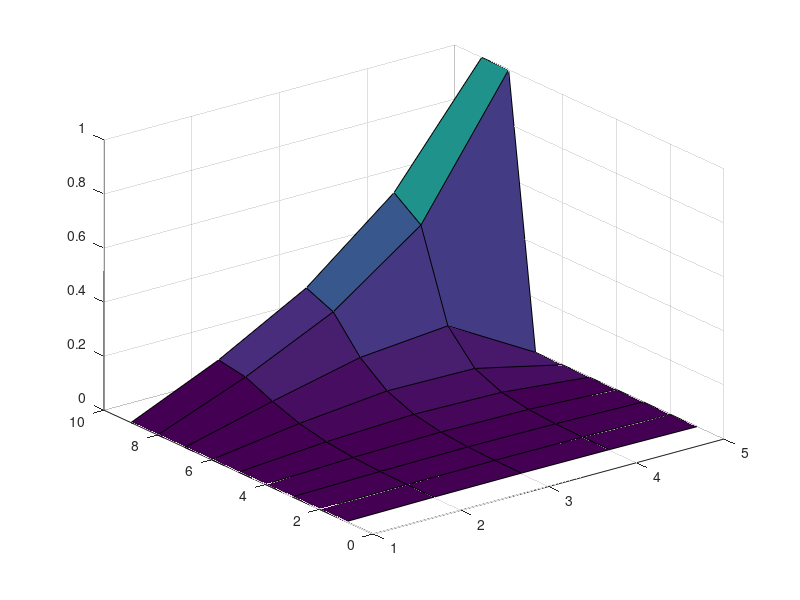

MATLAB code to generate this figure:
nx =9;
ny =5;

A1= zeros(45,45); A2= zeros(45,45); A3= zeros(45,45); A4= zeros(45,45);
b1= zeros(45,1); b2= zeros(45,1); b3= zeros(45,1); b4= zeros(45,1);
S1=0; D1=1; Body1=0;
S2=1; D2=0; Body2=0;
S3=0; D3=0; Body3=1;
S4=1; D4=1; Body4=1;

for i= 1:9
    b1(i,1)=Body1; b2(i,1)=Body2; b3(i,1)=Body3; b4(i,1)=Body4;
    b1(4*nx+1,1)=S1;  b2(4*nx+1,1)=S2; b3(4*nx+1,1)=S3; b4(4*nx+1,1)=S4;
    b1(4*nx+2,1)=S1;  b2(4*nx+2,1)=S2; b3(4*nx+2,1)=S3; b4(4*nx+2,1)=S4;
    b1(4*nx+8,1)=D1;  b2(4*nx+8,1)=D2; b3(4*nx+8,1)=D3; b4(4*nx+8,1)=D4;
    b1(4*nx+9,1)=D1;  b2(4*nx+9,1)=D2; b3(4*nx+9,1)=D3; b4(4*nx+9,1)=D4;
end

for i=2:8
    for j=2:4
        A1((j-1)*nx+i,(j-1)*nx+i+1) =1; A2((j-1)*nx+i,(j-1)*nx+i-1) =1; A3((j-1)*nx+i,(j-1)*nx+i-1) =1; A4((j-1)*nx+i,(j-1)*nx+i-1) =1;
        A1((j-1)*nx+i,(j)*nx+i) =1; A2((j-1)*nx+i,(j)*nx+i) =1; A3((j-1)*nx+i,(j)*nx+i) =1; A4((j-1)*nx+i,(j)*nx+i) =1;
        A1((j-1)*nx+i,(j-1)*nx+i) =-4; A2((j-1)*nx+i,(j-1)*nx+i) =-4; A3((j-1)*nx+i,(j-1)*nx+i) =-4; A4((j-1)*nx+i,(j-1)*nx+i) =-4;
        A1((j-1)*nx+i,(j-1)*nx+i-1) =1;  A2((j-1)*nx+i,(j-1)*nx+i-1) =1;  A3((j-1)*nx+i,(j-1)*nx+i-1) =1;  A4((j-1)*nx+i,(j-1)*nx+i-1) =1;
        A1((j-1)*nx+i,(j-2)*nx+i) =1; A2((j-1)*nx+i,(j-2)*nx+i) =1; A3((j-1)*nx+i,(j-2)*nx+i) =1; A4((j-1)*nx+i,(j-2)*nx+i) =1;
    end
end
for j=2:4
    A1((j-1)*nx+1,(j-1)*nx+2) =1; A2((j-1)*nx+1,(j-1)*nx+2) =1; A3((j-1)*nx+1,(j-1)*nx+2) =1; A4((j-1)*nx+1,(j-1)*nx+2) =1;
    A1((j-1)*nx+1,(j-1)*nx+1) =-2; A2((j-1)*nx+1,(j-1)*nx+1) =-2; A3((j-1)*nx+1,(j-1)*nx+1) =-2; A4((j-1)*nx+1,(j-1)*nx+1) =-2;
    A1((j-1)*nx+1,(j)*nx+1) =0.5; A2((j-1)*nx+1,(j)*nx+1) =0.5; A3((j-1)*nx+1,(j)*nx+1) =0.5; A4((j-1)*nx+1,(j)*nx+1) =0.5;
    A1((j-1)*nx+1,(j-2)*nx+1) =0.5; A2((j-1)*nx+1,(j-2)*nx+1) =0.5; A3((j-1)*nx+1,(j-2)*nx+1) =0.5; A4((j-1)*nx+1,(j-2)*nx+1) =0.5;
    A1((j-1)*nx+9,(j-1)*nx+8) =1; A2((j-1)*nx+9,(j-1)*nx+8) =1; A3((j-1)*nx+9,(j-1)*nx+8) =1; A4((j-1)*nx+9,(j-1)*nx+8) =1;
    A1((j-1)*nx+9,(j-1)*nx+9) =-2;  A2((j-1)*nx+9,(j-1)*nx+9) =-2;  A3((j-1)*nx+9,(j-1)*nx+9) =-2;  A4((j-1)*nx+9,(j-1)*nx+9) =-2;
    A1((j-1)*nx+9,(j)*nx+9) =0.5; A2((j-1)*nx+9,(j)*nx+9) =0.5; A3((j-1)*nx+9,(j)*nx+9) =0.5; A4((j-1)*nx+9,(j)*nx+9) =0.5;
    A1((j-1)*nx+9,(j-2)*nx+9) =0.5; A2((j-1)*nx+9,(j-2)*nx+9) =0.5; A3((j-1)*nx+9,(j-2)*nx+9) =0.5; A4((j-1)*nx+9,(j-2)*nx+9) =0.5;
end



for j=1:9
     A1(0*nx+j,0*nx+j)=1; A2(0*nx+j,0*nx+j)=1; A3(0*nx+j,0*nx+j)=1; A4(0*nx+j,0*nx+j)=1;
     A1(4*nx+j,4*nx+j)=1; A2(4*nx+j,4*nx+j)=1; A3(4*nx+j,4*nx+j)=1; A4(4*nx+j,4*nx+j)=1;
end

x1=A1\b1; x2=A2\b2; x3=A3\b3; x4=A4\b4;
for j=1:5
    for i=1:9
        z1(i,j) = x1((j-1)*9+i,1);
        z2(i,j) = x2((j-1)*9+i,1);
        z3(i,j) = x3((j-1)*9+i,1);
        z4(i,j) = x4((j-1)*9+i,1);
    end
end
surf(z1);
